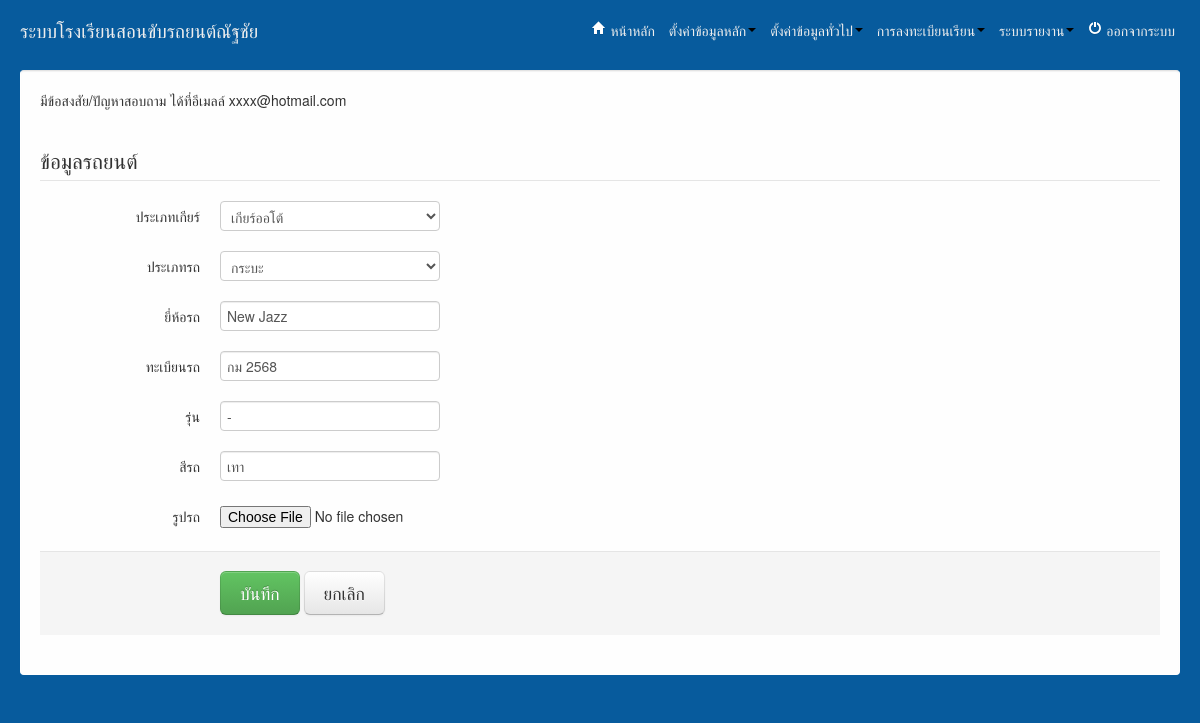
/admin/index.php?url=form_car.php&id=1 (signed in), run on the app's committed database.
### tables this page shows
CREATE TABLE IF NOT EXISTS `tbcar` (
  `id` int(11) NOT NULL AUTO_INCREMENT,
  `name_car` varchar(250) NOT NULL,
  `name_code` varchar(20) NOT NULL,
  `version` varchar(100) NOT NULL,
  `color` varchar(100) NOT NULL,
  `type` varchar(255) NOT NULL,
  `type_car` varchar(255) NOT NULL,
  `FilesName` varchar(255) NOT NULL,
  PRIMARY KEY (`id`)
);

### admin/form_car.php (the view, shortened to what this page needs)
<?php
@$id = $_GET['id'];
if (!empty($id)) {
    $rs = mysql_query('SELECT * FROM tbcar WHERE id = ' . $id);
    $val = mysql_fetch_assoc($rs);
}
?>
<div style="margin-top:30px;">
    <legend>ข้อมูลรถยนต์</legend>
    <form class="form-horizontal" action="save_car.php" method="post" enctype="multipart/form-data">
        <div class="control-group">
            <label for="type" class="control-label">ประเภทเกียร์</label>
            <div class="controls">
                <?php echo level_options_car(@$val['type']); ?>
            </div>
        </div>
         <div class="control-group">
            <label for="type" class="control-label">ประเภทรถ</label>
            <div class="controls">
                <?php echo level_options_type_car(@$val['type_car']); ?>
            </div>
        </div>
        <div class="control-group">
            <label for="" class="control-label">ยี่ห้อรถ</label>
            <div class="controls">
                <input type="text" name="name_car" value="<?php echo @$val['name_car']; ?>" >
            </div>
        </div>
        <div class="control-group">
            <label for="" class="control-label">ทะเบียนรถ</label>
            <div class="controls">
                <input type="text" name="name_code" value="<?php echo @$val['name_code']; ?>">
            </div>
        </div>
        <div class="control-group">
            <label for="" class="control-label">รุ่น</label>
            <div class="controls">
                <input type="text" name="version" value="<?php echo @$val['version']; ?>">
            </div>
        </div>
        <div class="control-group">
            <label for="" class="control-label">สีรถ</label>
            <div class="controls">
                <input type="text" name="color" value="<?php echo @$val['color']; ?>">
            </div>
        </div>
        <div class="control-group">
            <label for="" class="control-label">รูปรถ</label>
            <div class="controls">
                <input type="file" name="filUpload">
            </div>
        </div>
        <div class="form-actions">
            <input class="btn btn-success btn-large" type="submit" value="บันทึก">
            <a href="index.php?url=index_car.php" class="btn btn-large">ยกเลิก</a>
        </div>
    </form>
</div>

### db/function.php (shortened to what this page needs)
<?php
function level_options_car($selected = null) {
    $array = array(
        'auto' => 'เกียร์ออโต้',
        'common' => 'เกียร์ธรรมดา',
        '0' => 'ยังไม่ระบุ'
    );
    $html = '<select name="type">';
    $html .= '<option>เลือก</option>';
    foreach ($array as $key => $val) {
        if ($selected == $key) {
            $html .= '<option value="' . $key . '" selected="selected">' . $val . '</option>';
        } else {
            $html .= '<option value="' . $key . '">' . $val . '</option>';
        }
    }
    $html .= '</select>';
    return $html;
}
function level_options_type_car($selected = null) {
    $array = array(
        'กระบะ' => 'กระบะ',
        'เก๋ง' => 'เก๋ง',
        '0' => 'ยังไม่ระบุ'
    );
    $html = '<select name="type_car">';
    $html .= '<option>เลือก</option>';
    foreach ($array as $key => $val) {
        if ($selected == $key) {
            $html .= '<option value="' . $key . '" selected="selected">' . $val . '</option>';
        } else {
            $html .= '<option value="' . $key . '">' . $val . '</option>';
        }
    }
    $html .= '</select>';
    return $html;
}
?>

### admin/css/mycss.css (style rules this page uses)
* { margin: 0; padding: 0; }

### data on the page
tbcar: type "เกียร์ออโต้", type_car "กระบะ", name_car "New Jazz", name_code "กม 2568", version "-", color "เทา"
